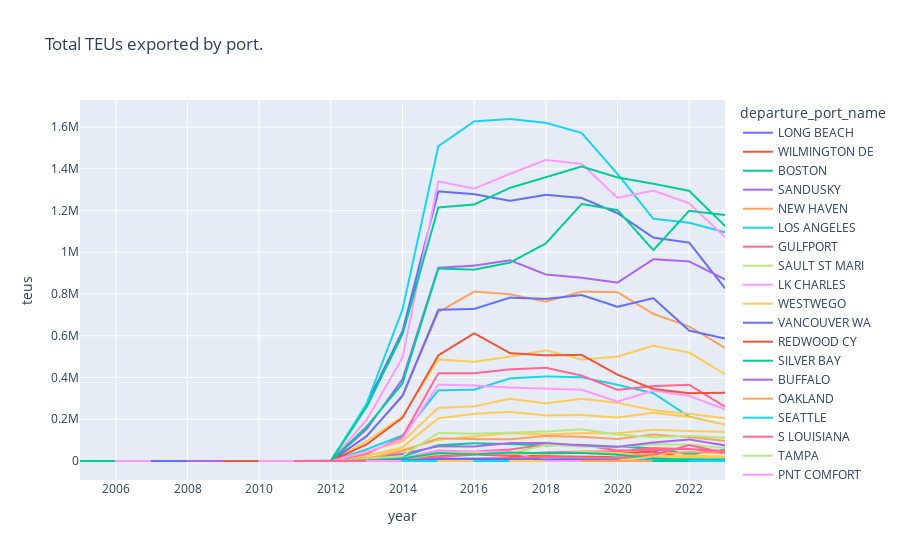

The notebook cell saved with this chart:
### Code cell
volumes_over_time_plotly(exports_lzdf, 'year', 'departure_port_name', 'teus', title='Total TEUs exported by port.')
